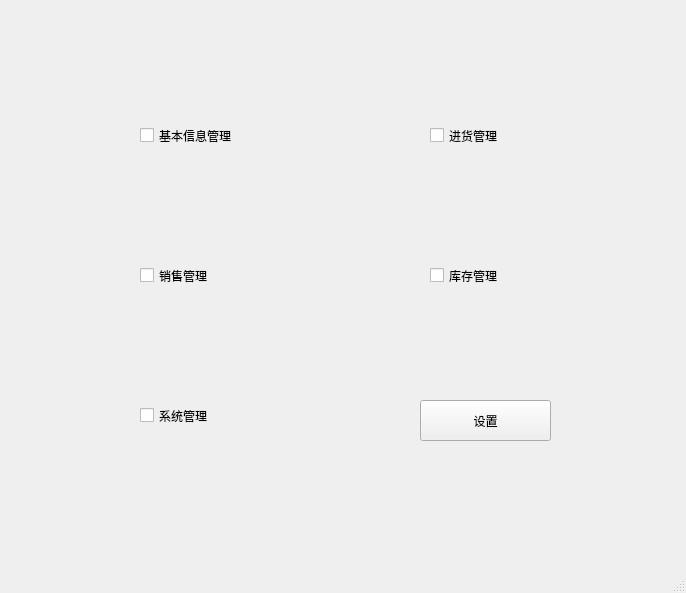
<?xml version="1.0" encoding="UTF-8"?>
<ui version="4.0">
 <class>MainWindow</class>
 <widget class="QMainWindow" name="MainWindow">
  <property name="geometry">
   <rect>
    <x>0</x>
    <y>0</y>
    <width>686</width>
    <height>593</height>
   </rect>
  </property>
  <property name="windowTitle">
   <string>MainWindow</string>
  </property>
  <widget class="QWidget" name="centralwidget">
   <widget class="QCheckBox" name="checkBox">
    <property name="geometry">
     <rect>
      <x>140</x>
      <y>100</y>
      <width>171</width>
      <height>71</height>
     </rect>
    </property>
    <property name="text">
     <string>基本信息管理</string>
    </property>
   </widget>
   <widget class="QCheckBox" name="checkBox_2">
    <property name="geometry">
     <rect>
      <x>430</x>
      <y>100</y>
      <width>171</width>
      <height>71</height>
     </rect>
    </property>
    <property name="text">
     <string>进货管理</string>
    </property>
   </widget>
   <widget class="QCheckBox" name="checkBox_3">
    <property name="geometry">
     <rect>
      <x>140</x>
      <y>240</y>
      <width>171</width>
      <height>71</height>
     </rect>
    </property>
    <property name="text">
     <string>销售管理</string>
    </property>
   </widget>
   <widget class="QCheckBox" name="checkBox_4">
    <property name="geometry">
     <rect>
      <x>430</x>
      <y>240</y>
      <width>171</width>
      <height>71</height>
     </rect>
    </property>
    <property name="text">
     <string>库存管理</string>
    </property>
   </widget>
   <widget class="QCheckBox" name="checkBox_5">
    <property name="geometry">
     <rect>
      <x>140</x>
      <y>380</y>
      <width>171</width>
      <height>71</height>
     </rect>
    </property>
    <property name="text">
     <string>系统管理</string>
    </property>
   </widget>
   <widget class="QPushButton" name="pushButton">
    <property name="geometry">
     <rect>
      <x>420</x>
      <y>400</y>
      <width>131</width>
      <height>41</height>
     </rect>
    </property>
    <property name="text">
     <string>设置</string>
    </property>
   </widget>
  </widget>
  <widget class="QMenuBar" name="menubar">
   <property name="geometry">
    <rect>
     <x>0</x>
     <y>0</y>
     <width>686</width>
     <height>30</height>
    </rect>
   </property>
  </widget>
  <widget class="QStatusBar" name="statusbar"/>
 </widget>
 <resources/>
 <connections/>
</ui>
